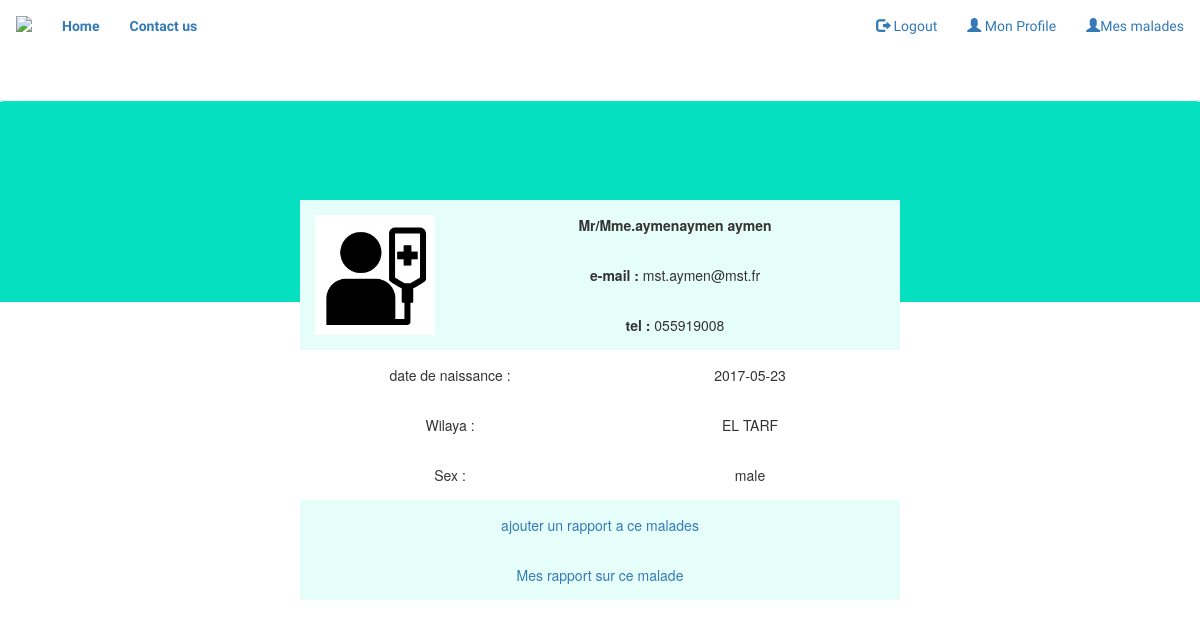
Screenshot of /profile.php?user=11111 (signed in) with the database file from the repository.
### tables this page shows
CREATE TABLE `patient` (
  `user` int(20) NOT NULL,
  `pass` varchar(20) NOT NULL,
  `email` varchar(20) NOT NULL,
  `tel` varchar(15) NOT NULL,
  `wilaya` int(2) NOT NULL,
  `nom` text NOT NULL,
  `dateN` date DEFAULT NULL,
  `sex` text NOT NULL
);

### profilepat.php (the view, shortened to what this page needs)
<?php
if ( isset($_SESSION['user'] ) && isset($_SESSION['type']) )
{
  $conn = new mysqli("localhost", "id1811609_root", "aymen","id1811609_my_db");
  $sql = "SELECT * FROM patient WHERE user='".$_GET['user']."'";
  $result=$conn->query($sql);
  $row= mysqli_fetch_assoc($result) ;
  switch ($row['wilaya']) {
  case"36":$row['wilaya']="EL TARF";
  break;
  }
  $row['path'] ="\Profile_pic/pic2.jpg";
}
else {
  $url = 'index.php';
  echo"<script>window.location = '$url';</script>";
  exit();
}
?>
<!DOCTYPE html>
<html>
<head>
</head>
<body>
<div class="bar">
<div class="table">
<table width="50%" border="0">
    <tr>
      <td rowspan="3" width="25%" ><img src="<?php echo $row['path'] ;?>"/></td>
      <td><strong><?php echo 'Mr/Mme.'.$row['nom']; ?></strong>
</td>
    </tr>
    <tr>
      <td><b>e-mail :  </b><?php echo $row['email']; ?></td>
    </tr>
    <tr>
      <td><b>tel : </b><?php echo $row['tel']; ?></td>
    </tr>
 </table>
<table class="grey" border="0" width="50%" >
  <tr>
 <td width="50%">   date de naissance :</td> <td><?php echo $row['dateN']?></td>
  <tr>
 <td width="50%">   Wilaya :</td> <td><?php echo $row['wilaya']?></td>
   </tr>
  <tr>
  <td width="50%">   Sex :</td> <td><?php echo $row['sex']?> </td>
    </tr>
</table>
<table border="0" width="50%">
 <tr>
   <td ><a target="_blank" href="addrap.php?user=<?php echo $_GET['user'];?>"> ajouter un rapport a ce malades </a>   </td>
   </tr>
   <tr>
     <td ><a target="_blank" href="mesrapport.php?user=<?php echo $_GET['user'];?>"> Mes rapport sur ce malade </a>   </td>
     </tr>
</table>
</div>
</div>
</body>
</html>

### profilepat.php (style rules this page uses)
.bar { height: 200px; background-color: #05e1c0; }
.table { position:absolute; top:200px; text-align: center; }
table { line-height: 50px; margin-left: 25%; }
.grey td { background-color: white; }
td { background-color: #e6fefa; }
td img { height: 120px; width: auto; }

### rows the page displays
patient: nom "aymenaymen aymen", email "mst.aymen@mst.fr", tel "055919008", dateN "2017-05-23", sex "male"

### other values shown
$row['wilaya'] "EL TARF"
